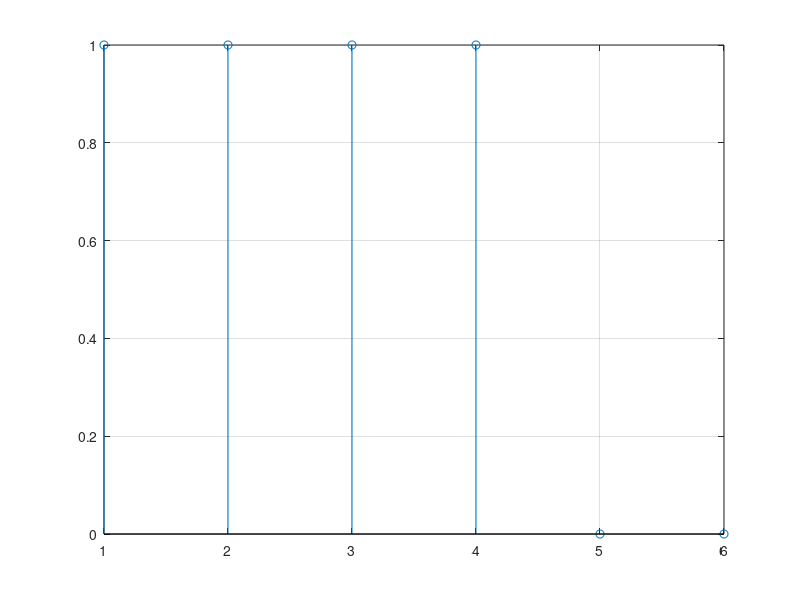

Here is the MATLAB script that generated this plot:
function ex6()
   
    Fs = 12000;
    N = 0.5*12; %numar esantioane 0.5 ms * 12kHz
    n = 1:N;
    for i = 1:1:N
        v(i) = round(rand);
    end
    ts = 1/Fs;
    timp = ts:ts:N*ts;
   % plot(t,v);
  
    stem(n,v),grid %semnalul discret in functie de n

end